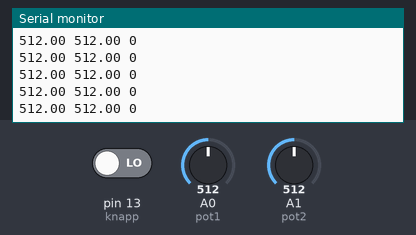
This sketch was run on a simulated Arduino Uno, built with avr-gcc and run on an emulated ATmega328P. On the bench: the last lines printed to the serial monitor. The test bench sets the inputs (shaded band); at power-on: A1 (pot2) = 512, pin 13 (knapp) LOW, A0 (pot1) = 512.

Above: at 4.2 s.
4.3 s: A1 (pot2) set to 992
At 4.8 s:
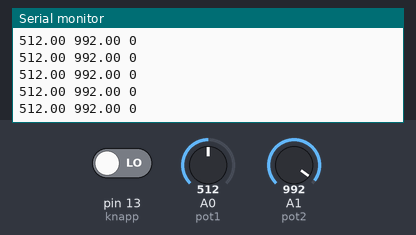
5.8 s: A1 (pot2) set to 1011
At 6.3 s:
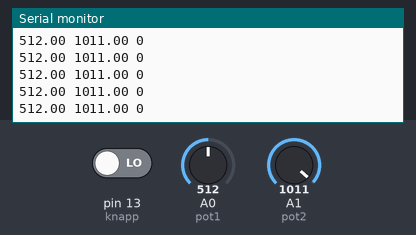
Timing chart, 0 to 8.8 s (numbered marks = the images above; inputs shaded):
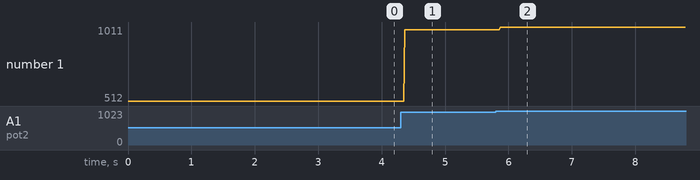

The sketch:

eas_arduino.ino
```cpp
//input for potensiometerne
const int pot1 = A0;
const int pot2 = A1;

//input for knapp
const int knapp = 13;

void setup() {
  // put your setup code here, to run once:
  Serial.begin(9600);

  pinMode(pot1, INPUT);
  pinMode(pot2, INPUT);
  pinMode(knapp, INPUT);
}

void loop() {
  Serial.println(lagMelding());
}

String lagMelding() {
  String splitter = " "; //Hvilket symbol som skal splitte delene av meldingen

  //Les input fra brettet
  float x = analogRead(pot1);
  float y = analogRead(pot2);
  int knappTrykket = digitalRead(knapp);

  return (x + splitter + y + splitter + knappTrykket);
}
```

Measured:
- after the input at 4.3 s, the serial monitor: prints a new line after 0.07 s (image 1)
- after the input at 5.8 s, the serial monitor: prints a new line after 0.07 s (image 2)
- plotted number 1: 512 → 992 after the input at 4.3 s, 992 → 1011 after the input at 5.8 s
